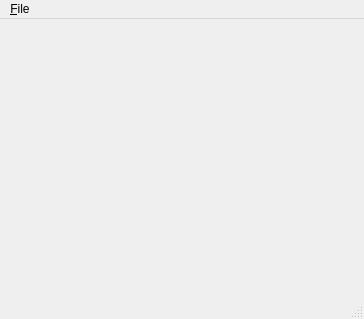
<?xml version="1.0" encoding="UTF-8"?>
<ui version="4.0">
 <class>MainWindow</class>
 <widget class="QMainWindow" name="MainWindow">
  <property name="geometry">
   <rect>
    <x>0</x>
    <y>0</y>
    <width>364</width>
    <height>319</height>
   </rect>
  </property>
  <property name="windowTitle">
   <string>MainWindow</string>
  </property>
  <widget class="QWidget" name="centralwidget">
   <layout class="QVBoxLayout" name="verticalLayout">
    <item>
     <layout class="QHBoxLayout" name="hlay_xml"/>
    </item>
   </layout>
  </widget>
  <widget class="QMenuBar" name="menubar">
   <property name="geometry">
    <rect>
     <x>0</x>
     <y>0</y>
     <width>364</width>
     <height>22</height>
    </rect>
   </property>
   <widget class="QMenu" name="menuFile">
    <property name="title">
     <string>&amp;File</string>
    </property>
    <addaction name="actionRun"/>
    <addaction name="actionOpen"/>
    <addaction name="separator"/>
    <addaction name="actionExit"/>
   </widget>
   <addaction name="menuFile"/>
  </widget>
  <widget class="QStatusBar" name="statusbar"/>
  <action name="actionOpen">
   <property name="text">
    <string>Open</string>
   </property>
   <property name="shortcut">
    <string>Ctrl+O</string>
   </property>
  </action>
  <action name="actionExit">
   <property name="text">
    <string>Exit</string>
   </property>
   <property name="shortcut">
    <string>Ctrl+Q</string>
   </property>
  </action>
  <action name="actionRun">
   <property name="text">
    <string>Run</string>
   </property>
  </action>
 </widget>
 <resources/>
 <connections>
  <connection>
   <sender>actionExit</sender>
   <signal>activated()</signal>
   <receiver>MainWindow</receiver>
   <slot>close()</slot>
   <hints>
    <hint type="sourcelabel">
     <x>-1</x>
     <y>-1</y>
    </hint>
    <hint type="destinationlabel">
     <x>181</x>
     <y>159</y>
    </hint>
   </hints>
  </connection>
  <connection>
   <sender>actionOpen</sender>
   <signal>activated()</signal>
   <receiver>MainWindow</receiver>
   <slot>openParamsDialog()</slot>
   <hints>
    <hint type="sourcelabel">
     <x>16</x>
     <y>10</y>
    </hint>
    <hint type="destinationlabel">
     <x>44</x>
     <y>76</y>
    </hint>
   </hints>
  </connection>
  <connection>
   <sender>actionRun</sender>
   <signal>activated()</signal>
   <receiver>MainWindow</receiver>
   <slot>openRunDialog()</slot>
   <hints>
    <hint type="sourcelabel">
     <x>157</x>
     <y>8</y>
    </hint>
    <hint type="destinationlabel">
     <x>157</x>
     <y>107</y>
    </hint>
   </hints>
  </connection>
 </connections>
 <slots>
  <slot>openParamsDialog()</slot>
  <slot>openRunDialog()</slot>
 </slots>
</ui>
